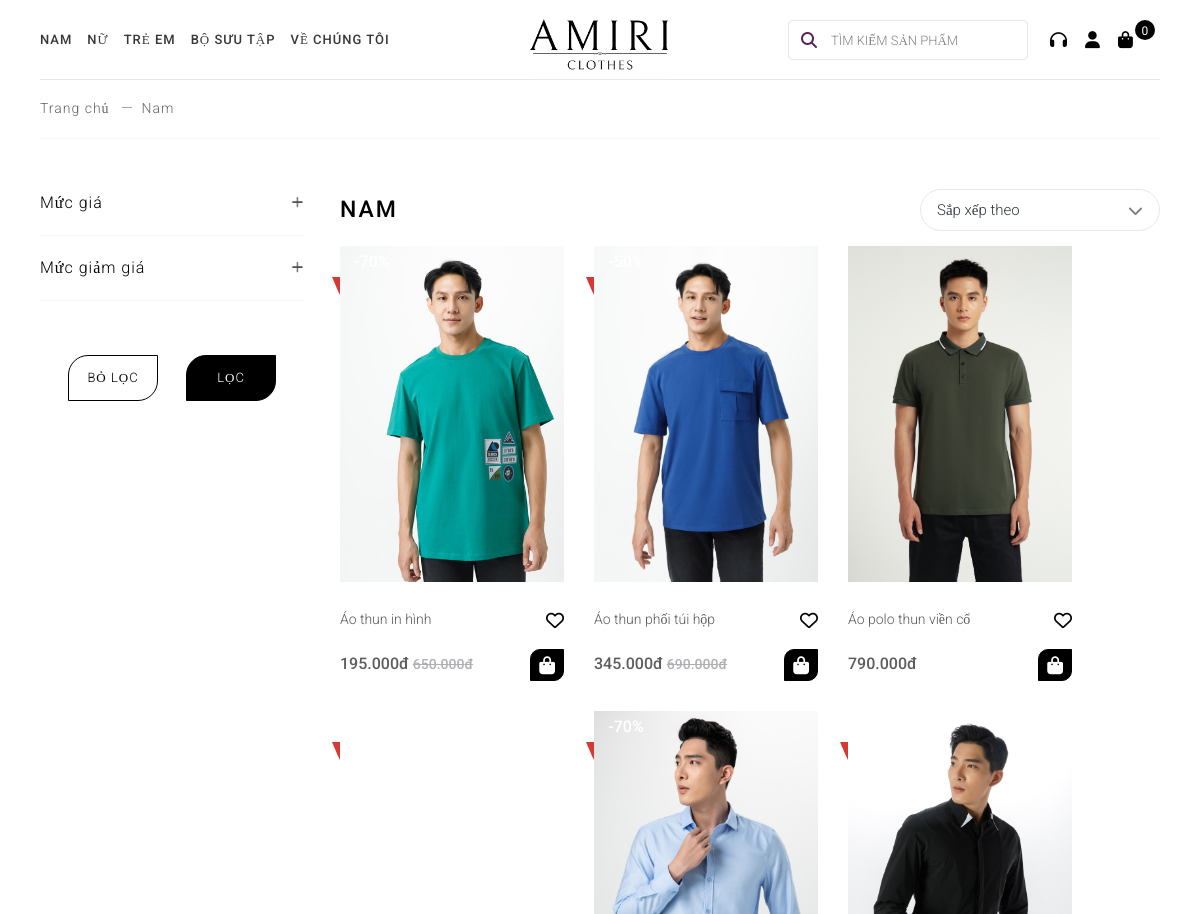
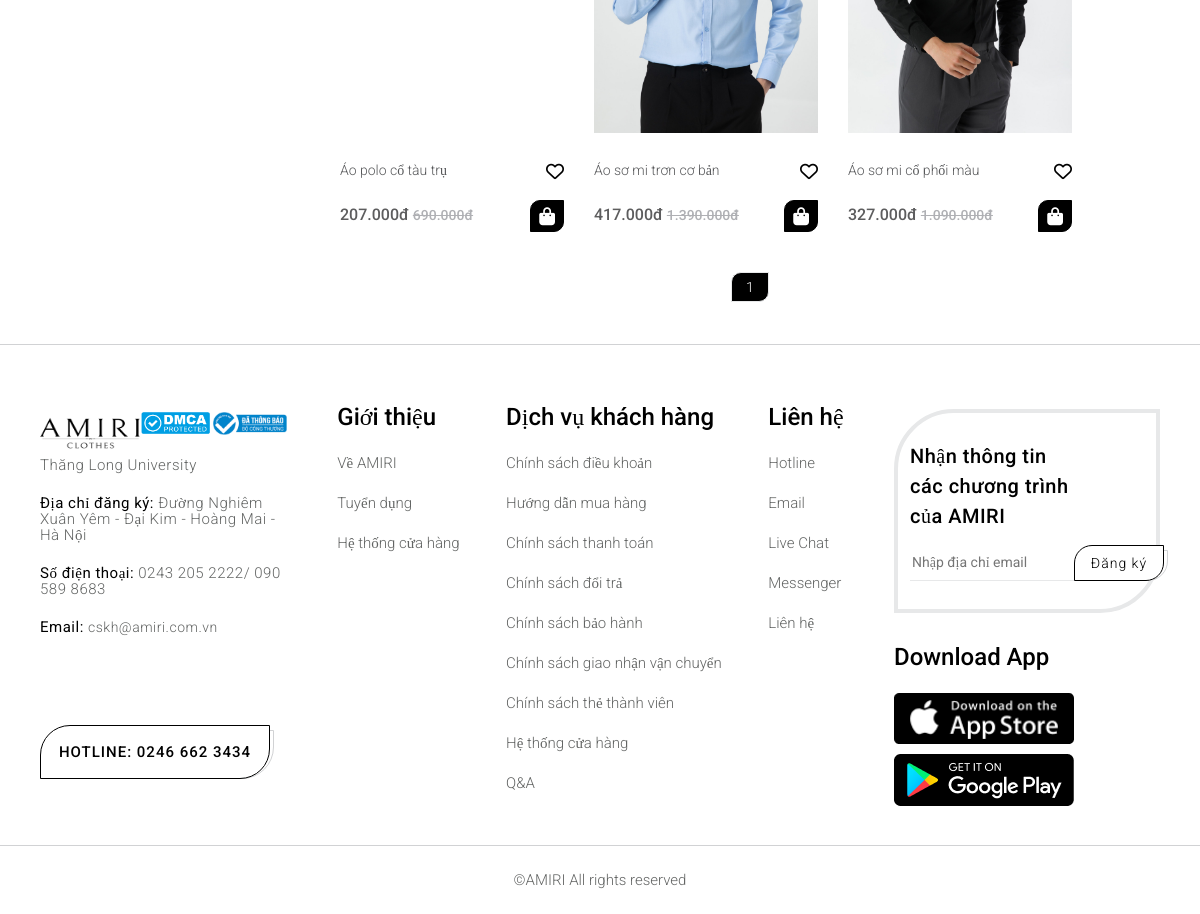
The app's page /category.php?catid=1 with its own data (2 pictures, top to bottom).
### tables this page shows
CREATE TABLE `tb_category` (
  `id` int(11) NOT NULL,
  `categoryName` varchar(255) NOT NULL,
  `parent_id` int(11) NOT NULL
);

CREATE TABLE `tb_product` (
  `id` int(11) NOT NULL,
  `productName` varchar(255) NOT NULL,
  `categoryId` int(11) NOT NULL,
  `productDesc` text NOT NULL,
  `price` varchar(255) NOT NULL,
  `productImg` varchar(255) NOT NULL,
  `type` int(11) NOT NULL,
  `productDiscount` int(11) NOT NULL,
  `productColor` varchar(255) NOT NULL
);

### classes/Category.php (called while the page is built, shortened)
<?php
$filePath = realpath(dirname(__FILE__));
require_once ($filePath.'/../lib/database.php');
class Category
{
    private $db;
    public function __construct()
    {
        $this->db = new Database();
    }
    public function getListCategory_FE() {
        $query = "SELECT `id`, `categoryName`, `parent_id` FROM `tb_category` WHERE 1;";
        $result = $this->db->select($query);
        return $result;
    }
    public function getCateById_FE($id) {
        $query = "SELECT * FROM tb_category WHERE id = $id";
        $result = $this->db->select($query);
        return $result;
    }
}
?>

### lib/database.php (called while the page is built, shortened)
<?php
Class Database{
   public $host   = DB_HOST;
   public $user   = DB_USER;
   public $pass   = DB_PASS;
   public $dbname = DB_NAME;
   public $link;
private function connectDB(){
   $this->link = new mysqli($this->host, $this->user, $this->pass,
    $this->dbname);
 }
public function select($query){
  $result = $this->link->query($query) or
   die($this->link->error.__LINE__);
  if($result->num_rows > 0){
    return $result;
  } else {
    return false;
  }
 }
}

### classes/Product.php (called while the page is built, shortened)
<?php
$filePath = realpath(dirname(__FILE__));
require_once ($filePath.'/../lib/database.php');
class Product
{
    private $db;
    public function __construct()
    {
        $this->db = new Database();
    }
    public function convertPrice($prodPrice) {
        $prodPrice = strrev($prodPrice);
        $result = '';
        for ($i = 0; $i < strlen($prodPrice); $i++) {
            if ($i % 3 == 0) {
            $result = $result.'.'.substr($prodPrice, $i, 3);
            }
        }
        $result = strrev($result);
        return substr($result, 0, strlen($result) - 1);
    }
    public function getNewPriceAfterSale($price, $discount) {
        if ($discount == 0) {
            return $this->convertPrice($price)."đ";
        }
        return $this->convertPrice($price*(100 - $discount)/100)."đ";
    }
    public function getProductByCateId($catId, $sort = NULL) {
        $query = "WITH RECURSIVE category_recursive AS (
                    SELECT id, categoryName, parent_id, 0 AS level
                    FROM tb_category
                    WHERE id = '$catId'
                    UNION ALL
                    SELECT c.id, c.categoryName, c.parent_id, cr.level + 1
                    FROM tb_category c
                    INNER JOIN category_recursive cr ON c.parent_id = cr.id
                )
                SELECT *
                FROM tb_product
                WHERE categoryId in
                (SELECT id
                FROM category_recursive
                ORDER BY level, id) ";
        if ($sort == 'new') {
            $query .= " ORDER BY id DESC";
        }
        else if ($sort == 'pricehightolow') {
            $query .= " ORDER BY price*(1-productDiscount/100) DESC";
        }
        else if ($sort == 'pricelowtohigh') {
            $query .= " ORDER BY price*(1-productDiscount/100) ASC";
        }
        else {
            $query .= " ORDER BY id ASC";
        }
        $numberOfProd = $this->db->select($query);
        $prodPerPage = 8;
        if (!isset($_GET['page'])) {
            $page = 1;
        }
        else {
            $page = $_GET['page'];
        }
        $curPage = ($page - 1)*$prodPerPage;
        $query .= " LIMIT $curPage,$prodPerPage;";
        $result = $this->db->select($query);
        return array($result, $numberOfProd);
    }
}
?>

### category.php (the view, shortened to what this page needs)
<?php
    include 'inc/header.php';
?>
<?php
    $productList = '';
    $prod_number = '';
    if(!isset($_GET['catid']) || $_GET['catid'] == NULL) {
        echo '<script> window.location = "404.php"; </script>';
    }
    else {
        $catId = $_GET['catid'];
    }
?>
    <div class="content">
        <div class="container">
            <div class="content__heading">
                <ul class="content__menu dp-flex">
                    <li class="content__menu-item">
                        <a class="content__menu-item-name" href="index.php">Trang chủ</a>
                    </li>
                    <?php include 'inc/menu-item.php'; ?>
                </ul>
            </div>
            <div class="content-product-wrap dp-flex">
                <div class="filter-group">
                    <ul class="filter-list">
                        <li class="filter-item">
                            <div class="filter-item-name">
                                Mức giá
                                <span class="icon-minus"><i class="fa-solid fa-minus"></i></span>
                                <span class="icon-plus"><i class="fa-solid fa-plus"></i></span>
                            </div>
                        </li>
                        <li class="filter-item">
                            <div class="filter-item-name">
                                Mức giảm giá
                                <span class="icon-minus"><i class="fa-solid fa-minus"></i></span>
                                <span class="icon-plus"><i class="fa-solid fa-plus"></i></span>
                            </div>
                        </li>
                    </ul>
                    <div class="filter-btn-group">
                        <a href="?catid=<?=$catId?>" class="btn btn__primary-btn disable-filter-btn">Bỏ lọc</a>
                        <a href="" class="btn btn__primary-btn filter-btn">Lọc</a>
                    </div>
                </div>
                <div class="content-main">
                    <div class="content-main__heading dp-flex">
                        <h3 class="content-main__title">
                            <?php
                                $catName = $cat->getCateById_FE($catId);
                                echo $catName->fetch_assoc()['categoryName'];
                            ?>
                        </h3>
                        <div class="sort-group">
                            <div class="sort-group__heading dp-flex">
                                <h3 class="sort-group__title">Sắp xếp theo</h3>
                                <i class="sort-group__icon fa-solid fa-chevron-down"></i>
                            </div>
                        </div>
                    </div>
                    <div class="product-list dp-flex">
                        <?php
                            if(!isset($_GET['minPrice']) || $_GET['minPrice'] == NULL) {
                                $sort = NULL;
                                list($productList, $prod_number) = $prod->getProductByCateId($catId, $sort);
                            }
                            if ($productList) {
                                while($row = $productList->fetch_assoc()) {
                        ?>
                        <form action="" method="post">
                        <li class="product product--man">
                            <a href="product.php?prodId=<?=$row['id']?>" class="product__link">
                                <div class="product__img-wrap">
                                    <?php
                                        if ($row['productDiscount'] > 0)
                                        echo "<div class='ticket-discount'>-".$row['productDiscount']."%</div>"
                                    ?>
                                    <img class="lazy"
                                        src="admin/uploads/<?=$row['productImg']?>"
                                        alt="">
                                </div>
                            </a>
                            <div class="product__desc dp-flex">
                                <a href="product.php" class="product__link">
                                    <p class="product__name">
                                    <?php
                                        if (strlen($row['productName']) > 34) {
                                            echo $fm->textShorten($row['productName'], 30);
                                        }
                                        else
                                            echo $row['productName'];
                                    ?>
                                    </p>
                                </a>
                                <span class="product__like">
                                    <i class="product__like-icon fa-regular fa-heart"></i>
                                </span>
                            </div>
                            <div class="product__footer dp-flex">
                                <div class="product__price">
                                    <span class="product__price--new-price">
                                        <?php
                                            echo $prod->getNewPriceAfterSale($row['price'], $row['productDiscount']);
                                        ?>
                                    </span>
                                    <span class="product__price--old-price">
                                        <?php
                                            if ($row['productDiscount'] > 0)
                                                echo $prod->convertPrice($row['price'])."đ";
                                        ?>
                                    </span>
                                </div>
                                <div class="product__size">
                                    <i class="fa-solid fa-bag-shopping"></i>
                                </div>
                            </div>
                        </li>
                        </form>
                        <?php
                            }
                        }
                        else {
                            echo "<p style='text-align: center;
                            width: 100%;
                            font-size: 2rem;
                            margin-top: 10%;'>Không có sản phẩm nào!</p>";
                        }
                        ?>
                    </div>
                    <div class="page-list">
                        <ul>
                            <?php
                                if ($productList) {
                                    $prod_number = mysqli_num_rows($prod_number);
                                    $numberOfPage = ceil($prod_number/8);
                                    for($i = 1; $i <= $numberOfPage; $i++) {
                            ?>
                                <li><a href=""><?=$i?></a></li>
                            <?php
                                }
                            }
                            ?>
                        </ul>
                    </div>
                </div>
            </div>
        </div>
    </div>
<?php
    include 'inc/footer.php';
?>

### inc/menu.php
<?php
    function has_child($data, $id) {
        foreach($data as $v) {
            if($v['parent_id'] == $id) {
                return true;
            }
        }
        return false;
    }
    function render_menu($data, $parent_id = 0, $level = 0)
    {
        if ($level == 0) {
            $result = "<ul class='menu__list'>";
        }
        if ($level == 1) {
            $result = "<ul class='list-submenu'>";
        }
        if ($level == 2) {
            $result = "<ul class='db-submenu'>";
        }
        foreach($data as $item) {
            if ($item['parent_id'] == $parent_id) {
                $result .= "<li>";
                $result .= "<a href='category.php?catid=".$item['id']."'>".$item['categoryName']."</a>";
                if (has_child($data, $item['id'])) {
                    $result .= render_menu($data, $item['id'], $level + 1);
                }
                $result .= "</li>";
            }
        }
        if ($level == 0) {
            $result .= "
                    <li class=''><a href='about_us.php'>Bộ sưu tập</a></li>
                    <li class='ps-relative'><a href='about_us.php'>Về chúng tôi</a></li>
            ";
        }
        $result .= "</ul>";
        return $result;
    }
    $cateList = $cat->getListCategory_FE();
    $loadCate = array();
    while($row = $cateList->fetch_assoc()) {
        $loadCate[] = $row;
    }
    echo render_menu($loadCate);
?>

### inc/menu-item.php (shortened to what this page needs)
<?php
    function getAllParentCategories($categories, $category_id) {
        $parents = array();
        foreach ($categories as $category) {
            if ($category['id'] == $category_id) {
                $parents[] = $category;
                break;
            }
        }
        return $parents;
    }
    $categories = [];
    $getAllCate = $cat->getListCategory_FE();
    while($row = $getAllCate->fetch_assoc()) {
        $categories[] = $row;
    }
    $parentCategories = getAllParentCategories($categories, $catId);
    $parentCategories = array_reverse($parentCategories);
    foreach ($parentCategories as $parentCategory) {
        echo "<li class='content__menu-item'>
                <span class='content__menu-item-separate'></span>
                <a class='content__menu-item-name' href='category.php?catid=".$parentCategory['id']."'>".$parentCategory['categoryName']."</a>
            </li>";
    }
?>

### records on screen
tb_category: categoryName "NAM", categoryName "Nam"
tb_category: categoryName "NỮ"
tb_category: categoryName "TRẺ EM"
tb_product: productImg (picture), productName "Áo thun in hình", $prod->getNewPriceAfterSale($row['price'], $row['productDiscount']) "195.000đ", price "650.000"
tb_product: productImg (picture), productName "Áo thun phối túi hộp", $prod->getNewPriceAfterSale($row['price'], $row['productDiscount']) "345.000đ", price "690.000"
tb_product: productImg (picture), productName "Áo polo thun viền cổ", $prod->getNewPriceAfterSale($row['price'], $row['productDiscount']) "790.000đ"
tb_product: productName "Áo polo cổ tàu trụ", $prod->getNewPriceAfterSale($row['price'], $row['productDiscount']) "207.000đ", price "690.000"
tb_product: productDiscount "70", productImg (picture), productName "Áo sơ mi trơn cơ bản", $prod->getNewPriceAfterSale($row['price'], $row['productDiscount']) "417.000đ", price "1.390.000"
tb_product: productImg (picture), productName "Áo sơ mi cổ phối màu", $prod->getNewPriceAfterSale($row['price'], $row['productDiscount']) "327.000đ", price "1.090.000"

### other values on screen
$numberOfProd "0"
